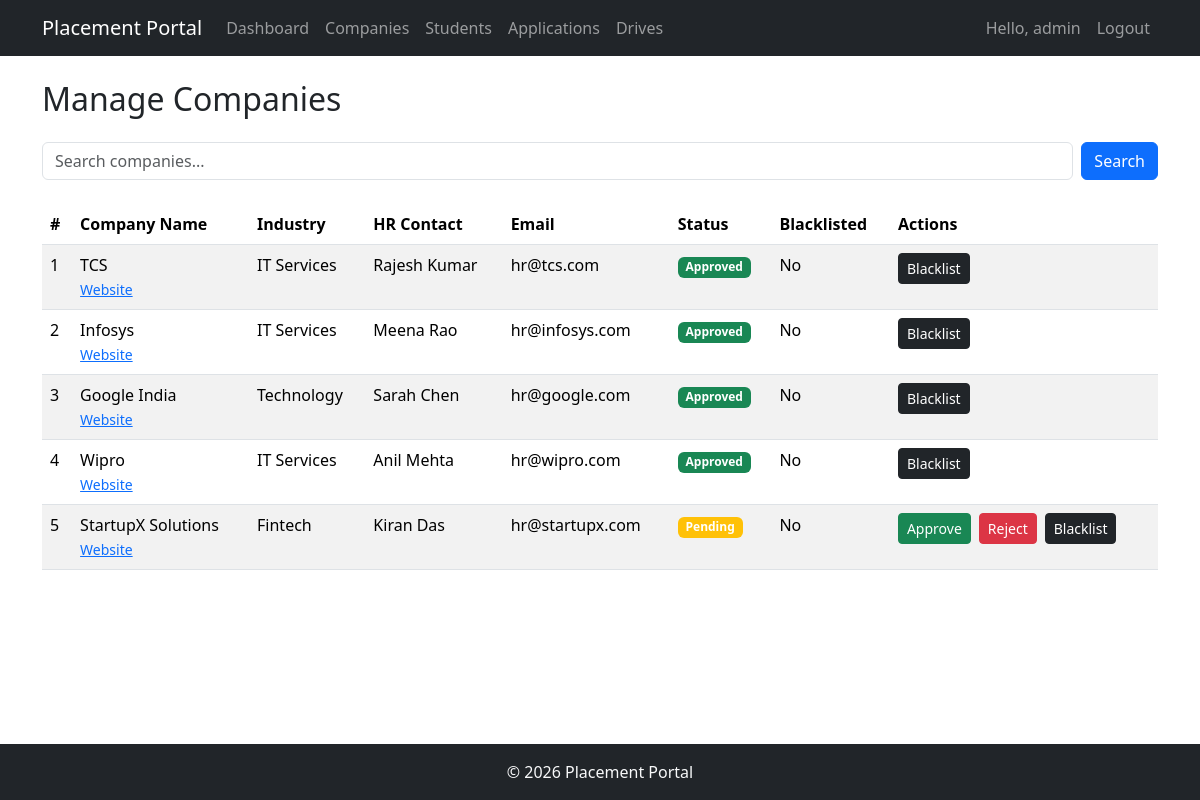
The app's page /admin/companies (signed in) with its own data.
### models.py (models this page shows)
class User(UserMixin, db.Model):
    id = db.Column(db.Integer, primary_key=True)
    username = db.Column(db.String(80), unique=True, nullable=False)
    email = db.Column(db.String(120), unique=True, nullable=False)
    password = db.Column(db.String(200), nullable=False)
    role = db.Column(db.String(20), nullable=False)  # admin, company, student
    is_active_user = db.Column(db.Boolean, default=True)  # avoid conflict with UserMixin.is_active
    created_at = db.Column(db.DateTime, default=datetime.utcnow)
    student = db.relationship('Student', backref='user', uselist=False, cascade='all, delete-orphan')
    company = db.relationship('Company', backref='user', uselist=False, cascade='all, delete-orphan')
    @property
    def is_active(self):
        return self.is_active_user

class Company(db.Model):
    id = db.Column(db.Integer, primary_key=True)
    user_id = db.Column(db.Integer, db.ForeignKey('user.id'), nullable=False, unique=True)
    company_name = db.Column(db.String(200), nullable=False)
    industry = db.Column(db.String(100))
    hr_contact = db.Column(db.String(150))
    website = db.Column(db.String(255))
    approval_status = db.Column(db.String(20), default='pending')  # pending, approved, rejected
    is_blacklisted = db.Column(db.Boolean, default=False)
    drives = db.relationship('PlacementDrive', backref='company', lazy=True, cascade='all, delete-orphan')

### app.py (the view)
@app.route('/admin/companies')
@admin_required
def admin_companies():
    search = request.args.get('search', '')
    if search:
        rows = db.session.execute(text(
            "SELECT c.id, c.company_name, c.industry, c.hr_contact, c.website, "
            "       c.approval_status, c.is_blacklisted, u.email "
            "FROM company c JOIN user u ON c.user_id = u.id "
            "WHERE c.company_name LIKE :s"),
            {"s": f"%{search}%"}
        ).fetchall()
    else:
        rows = db.session.execute(text(
            "SELECT c.id, c.company_name, c.industry, c.hr_contact, c.website, "
            "       c.approval_status, c.is_blacklisted, u.email "
            "FROM company c JOIN user u ON c.user_id = u.id"
        )).fetchall()
    companies = []
    for r in rows:
        companies.append(SimpleNamespace(
            id=r.id, company_name=r.company_name, industry=r.industry,
            hr_contact=r.hr_contact, website=r.website,
            approval_status=r.approval_status, is_blacklisted=r.is_blacklisted,
            user=SimpleNamespace(email=r.email)
        ))
    return render_template('admin/companies.html', companies=companies, search=search)

### app.py (called while the page is built)
@app.context_processor
def inject_now():
    return {'now': datetime.now}

@login_manager.user_loader
def load_user(user_id):
    return db.session.get(User, int(user_id))

def admin_required(f):
    @wraps(f)
    @login_required
    def decorated(*args, **kwargs):
        if current_user.role != 'admin':
            flash('Access denied. Admin privileges required.', 'danger')
            return redirect(url_for('login'))
        return f(*args, **kwargs)
    return decorated

### templates/admin/companies.html (shortened to what this page needs)
{% extends 'base.html' %}
{% block content %}
<h2 class="mb-4">Manage Companies</h2>
<form method="GET" action="{{ url_for('admin_companies') }}" class="mb-4 d-flex">
    <input type="text" name="search" value="{{ search or '' }}" class="form-control me-2" placeholder="Search companies...">
    <button type="submit" class="btn btn-primary">Search</button>
</form>
{% if companies %}
<div class="table-responsive">
    <table class="table table-striped table-hover">
        <thead>
            <tr>
                <th>#</th>
                <th>Company Name</th>
                <th>Industry</th>
                <th>HR Contact</th>
                <th>Email</th>
                <th>Status</th>
                <th>Blacklisted</th>
                <th>Actions</th>
            </tr>
        </thead>
        <tbody>
            {% for company in companies %}
            <tr>
                <td>{{ loop.index }}</td>
                <td>{{ company.company_name }}<br><small><a href="{{ company.website }}" target="_blank">Website</a></small></td>
                <td>{{ company.industry }}</td>
                <td>{{ company.hr_contact }}</td>
                <td>{{ company.user.email }}</td>
                <td>
                    {% if company.approval_status == 'approved' %}
                        <span class="badge bg-success">Approved</span>
                    {% elif company.approval_status == 'pending' %}
                        <span class="badge bg-warning">Pending</span>
                    {% else %}
                        <span class="badge bg-danger">Rejected</span>
                    {% endif %}
                </td>
                <td>{{ 'Yes' if company.is_blacklisted else 'No' }}</td>
                <td>
                    <div class="d-flex gap-2">
                        {% if company.approval_status == 'pending' %}
                        <form method="POST" action="{{ url_for('admin_approve_company', id=company.id) }}">
                            <button type="submit" class="btn btn-sm btn-success">Approve</button>
                        </form>
                        <form method="POST" action="{{ url_for('admin_reject_company', id=company.id) }}">
                            <button type="submit" class="btn btn-sm btn-danger">Reject</button>
                        </form>
                        {% endif %}
                        <form method="POST" action="{{ url_for('admin_blacklist_company', id=company.id) }}">
                            <button type="submit" class="btn btn-sm btn-{{ 'secondary' if company.is_blacklisted else 'dark' }}">
                                {{ 'Unblacklist' if company.is_blacklisted else 'Blacklist' }}
                            </button>
                        </form>
                    </div>
                </td>
            </tr>
            {% endfor %}
        </tbody>
    </table>
</div>
{% else %}
<div class="alert alert-info">No companies found.</div>
{% endif %}
{% endblock %}

### templates/base.html (shortened to what this page needs)
<!DOCTYPE html>
<html lang="en">
<head>
    <link href="https://cdn.jsdelivr.net/npm/bootstrap@5.3.3/dist/css/bootstrap.min.css" rel="stylesheet">
    <link href="https://cdn.jsdelivr.net/npm/bootstrap-icons@1.11.3/font/bootstrap-icons.min.css" rel="stylesheet">
</head>
<body class="d-flex flex-column min-vh-100">
    <nav class="navbar navbar-expand-lg bg-dark navbar-dark">
        <div class="container">
            <a class="navbar-brand" href="{{ url_for('index') }}">Placement Portal</a>
            <div class="collapse navbar-collapse" id="navbarNav">
                <ul class="navbar-nav me-auto">
                    {% if current_user.is_authenticated %}
                        {% if current_user.role == 'admin' %}
                            <li class="nav-item"><a class="nav-link" href="{{ url_for('admin_dashboard') }}">Dashboard</a></li>
                            <li class="nav-item"><a class="nav-link" href="{{ url_for('admin_companies') }}">Companies</a></li>
                            <li class="nav-item"><a class="nav-link" href="{{ url_for('admin_students') }}">Students</a></li>
                            <li class="nav-item"><a class="nav-link" href="{{ url_for('admin_applications') }}">Applications</a></li>
                            <li class="nav-item"><a class="nav-link" href="{{ url_for('admin_drives') }}">Drives</a></li>
                        {% elif current_user.role == 'company' %}
                            <li class="nav-item"><a class="nav-link" href="{{ url_for('company_dashboard') }}">Dashboard</a></li>
                            <li class="nav-item"><a class="nav-link" href="{{ url_for('company_drives') }}">Drives</a></li>
                            <li class="nav-item"><a class="nav-link" href="{{ url_for('company_profile') }}">Profile</a></li>
                        {% endif %}
                    {% endif %}
                </ul>
                <ul class="navbar-nav ms-auto">
                    {% if current_user.is_authenticated %}
                        <li class="nav-item"><span class="nav-link">Hello, {{ current_user.username }}</span></li>
                        <li class="nav-item"><a class="nav-link" href="{{ url_for('logout') }}">Logout</a></li>
                    {% else %}
                        <li class="nav-item"><a class="nav-link" href="{{ url_for('login') }}">Login</a></li>
                        <li class="nav-item"><a class="nav-link" href="{{ url_for('register') }}">Register</a></li>
                    {% endif %}
                </ul>
            </div>
        </div>
    </nav>
    <div class="container mt-4 mb-5">
        {% block content %}{% endblock %}
    </div>
    <footer class="bg-dark text-light text-center py-3 mt-auto">
        <p class="mb-0">&copy; {{ now().year }} Placement Portal</p>
    </footer>
</body>
</html>

### records on screen
User: username "admin"
Company: company_name "TCS", industry "IT Services", hr_contact "Rajesh Kumar"
User: user.email "hr@tcs.com"
Company: company_name "Infosys", industry "IT Services", hr_contact "Meena Rao"
User: user.email "hr@infosys.com"
Company: company_name "Google India", industry "Technology", hr_contact "Sarah Chen"
User: user.email "hr@google.com"
Company: company_name "Wipro", industry "IT Services", hr_contact "Anil Mehta"
User: user.email "hr@wipro.com"
Company: company_name "StartupX Solutions", industry "Fintech", hr_contact "Kiran Das"
User: user.email "hr@startupx.com"

### other values on screen
{{ 'Yes' if company.is_blacklisted else 'No' }} "No" "No" "No" "No" "No"
{{ 'Unblacklist' if company.is_blacklisted else 'Blacklist' }} "Blacklist" "Blacklist" "Blacklist" "Blacklist" "Blacklist"
